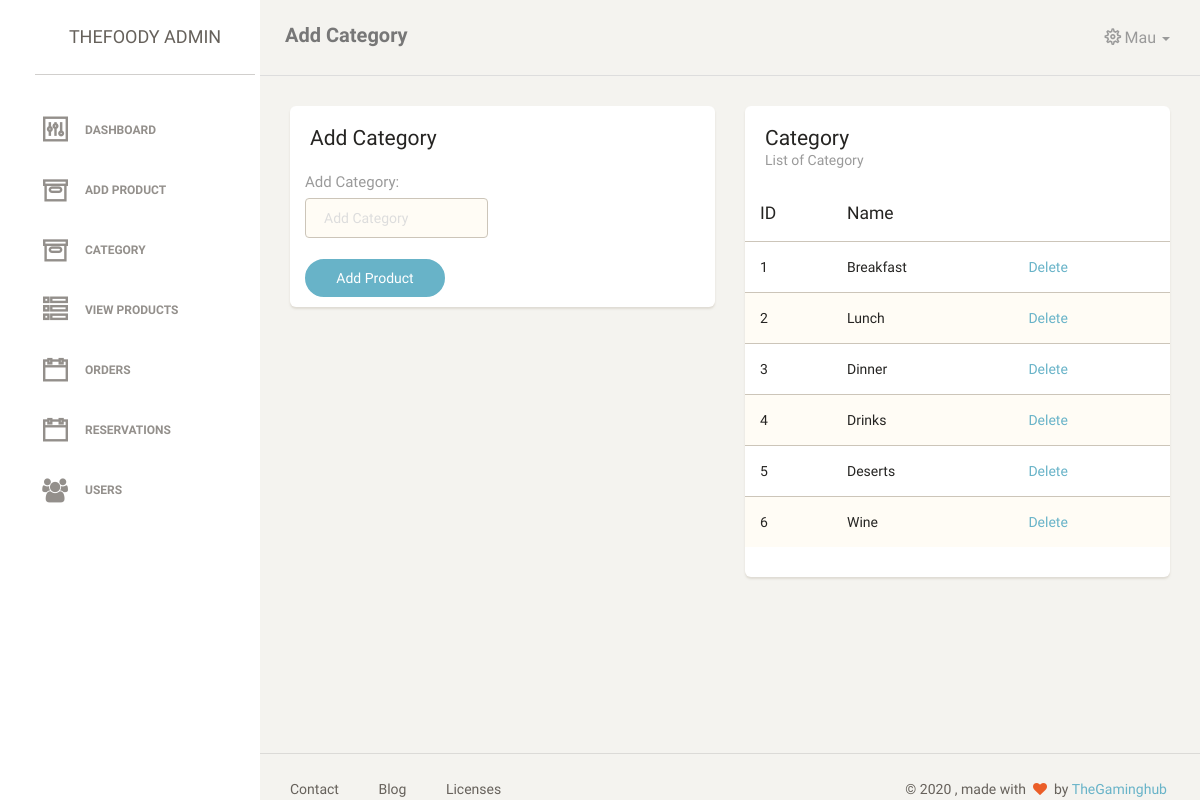
The page /admin/category.php (signed in) on the database its author committed.
### tables this page shows
CREATE TABLE `category` (
  `cat_id` int(11) NOT NULL,
  `cat_title` varchar(255) NOT NULL
);

### admin/category.php (the view, shortened to what this page needs)
<?php
require("../includes/common.php");
?>
<!doctype html>
<html lang="en">
<head>
    <?php include("includes/header.php") ?>
</head>
<body>
<div class="wrapper">
<?php include("includes/sidebar.php") ?>
    <div class="main-panel">
        <nav class="navbar navbar-default">
            <div class="container-fluid">
                <div class="navbar-header">
                    <a class="navbar-brand" href="#">Add Category</a>
                </div>
                <?php include("includes/nav.php") ?>
            </div>
        </nav>
        <div class="content">
            <div class="container-fluid">
                <div class="row">
                    <div class="col-lg-6 col-md-6">
                        <div class="card">
                            <div class="header">
                                <h4 class="title">Add Category</h4>
                            </div>
                            <div class="content">
                                <form action="category_add.php" method="POST" >
                                    <div class="row">
                                        <div class="col-md-6">
                                            <div class="form-group">
                                                <label>Add Category:</label>
                                                <input type="text" class="form-control border-input" name="cat_title" placeholder="Add Category"  >
                                            </div>
                                        </div>
                                    </div>
                                    <div class="">
                                        <button type="submit" class="btn btn-info btn-fill btn-wd">Add Product</button>
                                    </div>
                                </form>
                            </div>
                        </div>
                    </div>
                    <div class="col-md-6">
                        <div class="card">
                            <div class="header">
                                <h4 class="title">Category</h4>
                                <p class="category">List of Category</p>
                            </div>
                            <div class="content table-responsive table-full-width">
                                <table class="table table-striped">
                                    <thead>
                                    <tr>
                                        <th>ID</th>
                                        <th>Name</th>
                                    </tr>
                                    </thead>
                                    <tbody>
                                    <?php
                                    $query = "SELECT *  FROM  category";
                                    $select_categories = mysqli_query($con,$query);
                                    while($row = mysqli_fetch_assoc($select_categories)) {
                                    $cat_id = $row['cat_id'];
                                    $cat_title = $row['cat_title'];
                                    ?>
                                    <tr>
                                    <td><?php echo $cat_id ?></td>
                                    <td><?php echo $cat_title ?></td>
                                        <?php  echo "<td><a href='category.php?delete=$cat_id'>Delete</a></td>";?>
                                    </tr>
                                     <?php } ?>
                                    </tbody>
                                </table>
                            </div>
                </div>
                </div>
                </div>
            </div>
        </div>
        <?php include("includes/footer.php") ?>
</div>
</div>
</body>
</html>

### rows shown on the page
category: cat_id "1", cat_title "Breakfast"
category: cat_id "2", cat_title "Lunch"
category: cat_id "3", cat_title "Dinner"
category: cat_id "4", cat_title "Drinks"
category: cat_id "5", cat_title "Deserts"
category: cat_id "6", cat_title "Wine"

### other values the page prints
$_SESSION['name'] "Mau"
